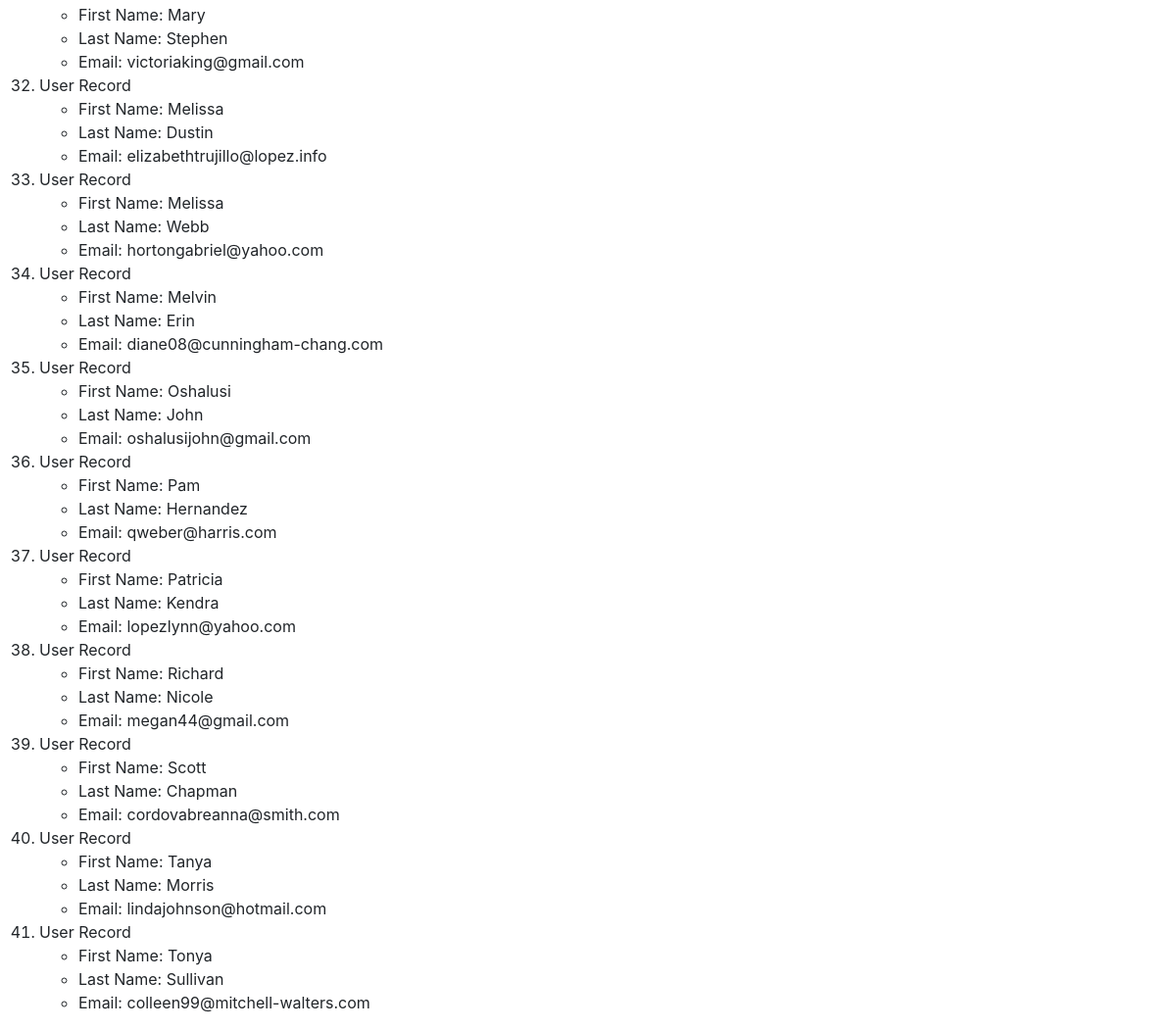
The app's page /users/ (lower part), older data.
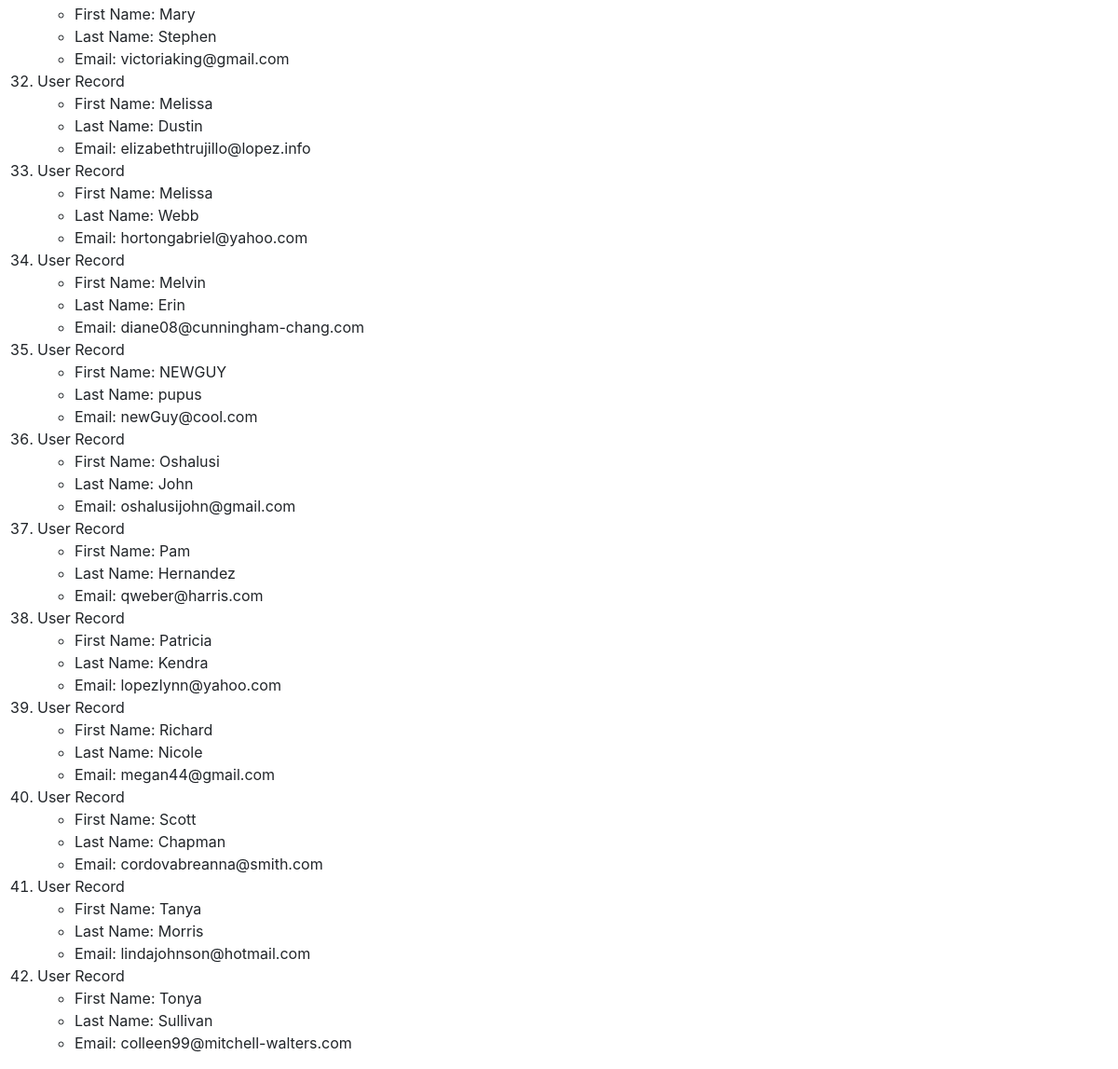
The same page, newer data.
### app_two/models.py (models this page shows, shortened)
class User(models.Model):
    firstName = models.CharField(max_length=264)
    lastName = models.CharField(max_length=264)
    email = models.EmailField(max_length=264, unique=True)

### app_two/views.py (the view)
# urls.py: url('', views.getUsers)
def getUsers(request):
    users = User.objects.order_by('firstName')
    user_dict = {'records': users}
    return render(request, 'app_two/users.html', context=user_dict)

### templates/app_two/users.html (shortened to what this page needs)
<!DOCTYPE html>
<html lang="en">
  <head>
    <link
      rel="stylesheet"
      href="https://stackpath.bootstrapcdn.com/bootstrap/4.5.0/css/bootstrap.min.css"
    />
  </head>
  <body>
    {% if records %}
    <ol>
      {% for user in records %}
      <li>User Record</li>
      <ul>
        <li>First Name: {{user.firstName}}</li>
        <li>Last Name: {{user.lastName}}</li>
        <li>Email: {{user.email}}</li>
      </ul>
      {% endfor %}
    </ol>
    {% else %}
    <p>No Record found</p>
    {% endif %}
  </body>
</html>

Row changes from the older to the newer data that the page shows:
added User: firstName "NEWGUY", lastName "pupus", email "newGuy@cool.com"
